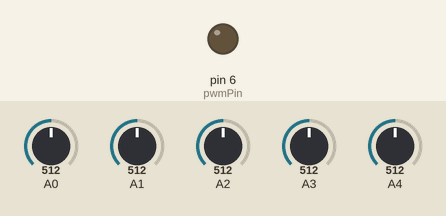
Simulated run of this sketch. Board: Arduino Uno, built with avr-gcc and run on an emulated ATmega328P. On the bench: output pins drawn as LEDs (lit = HIGH). The test bench sets the inputs (shaded band); at power-on: A1 = 512, A2 = 512, A4 = 512, A0 = 512, A3 = 512.

Above: at 1.2 s.
1.3 s: A1 set to 594
2.8 s: A1 set to 619
At 3.1 s:
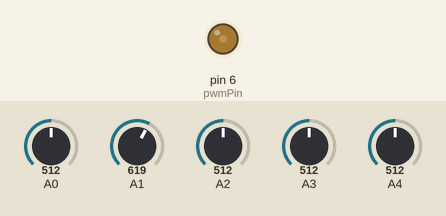
4.3 s: A2 set to 610
At 5.5 s:
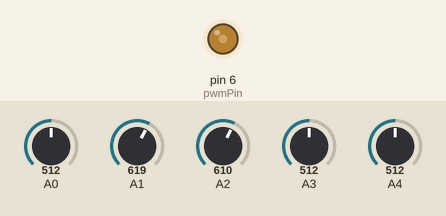
5.8 s: A4 set to 583
7.3 s: A4 set to 616
At 7.7 s:
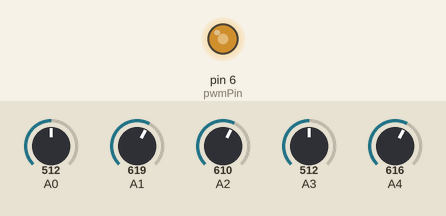
8.8 s: A0 set to 610
At 10.1 s:
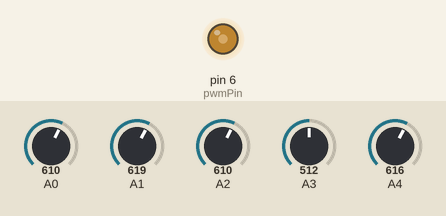
Timing chart, 0 to 11.3 s (numbered marks = the images above; inputs shaded):
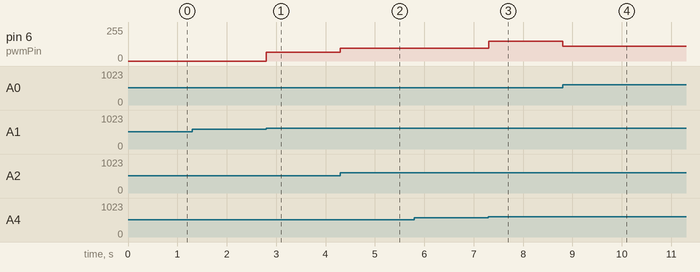

Measured:
- the behaviour switches between 600 and 601 on A1 (found by bisection; images 0 and 1)
- the behaviour switches between 600 and 601 on A4 (found by bisection; images 2 and 3)
- after the input at 1.3 s, every drawn part: stays the same
- after the input at 2.8 s, pin 6 (pwmPin): 0/255 → 64/255 at once
- after the input at 4.3 s, pin 6 (pwmPin): 64/255 → 95/255 at once
- after the input at 5.8 s, every drawn part: stays the same
- after the input at 7.3 s, pin 6 (pwmPin): 95/255 → 148/255 at once
- after the input at 8.8 s, pin 6 (pwmPin): 148/255 → 111/255 at once

The sketch:

Hall_Sensor.ino
```cpp
int sensorCount = 5;
int threshold = 600;
int Position;

static const uint8_t analogPins[] = {0, 1, 2, 3, 4};
static const int pwmPin = 6;

void setup() {
  pinMode(pwmPin, OUTPUT);
}

void loop() {
  int valueSum = 0;
  int sensorData[sensorCount] = {0};

  for (int i = 0; i < sensorCount; i++){
    int sensorReading = analogRead(analogPins[i]);

    if (sensorReading > threshold)
      sensorData[i] = sensorReading;

    valueSum += sensorData[i];
  }

  if (valueSum == 0)
    valueSum = 1;

  Position = 0;
  for (int j = 0; j < sensorCount; j++){
    Position += (j*((float(sensorData[j])/float(valueSum))/4.0)*1024);
  }

  analogWrite(pwmPin, Position / 4);
}
```
